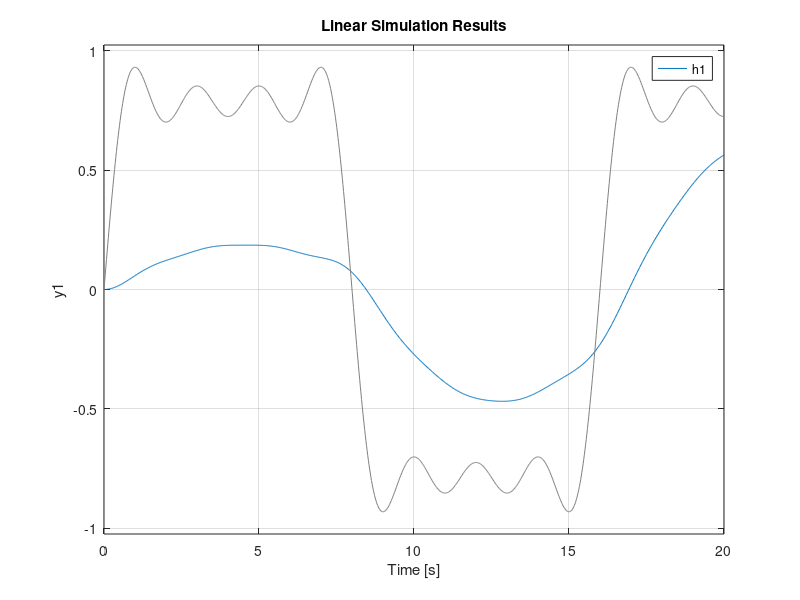
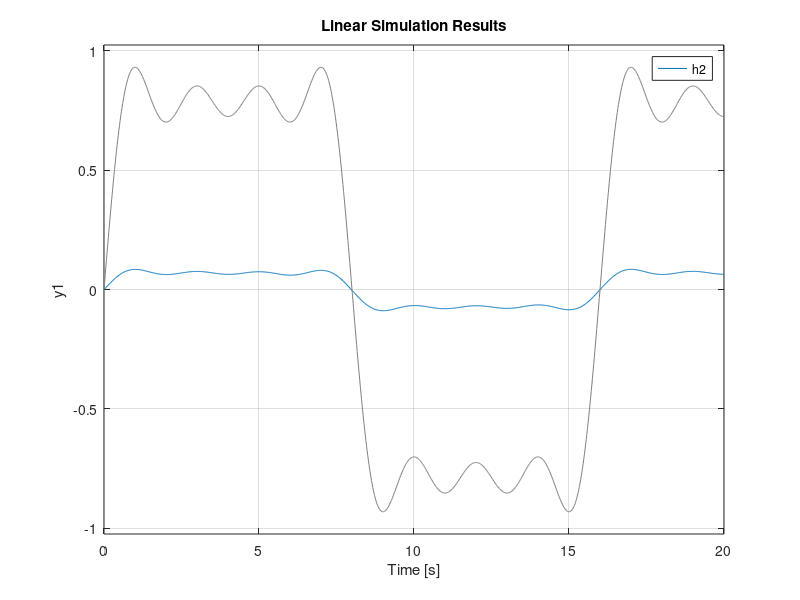
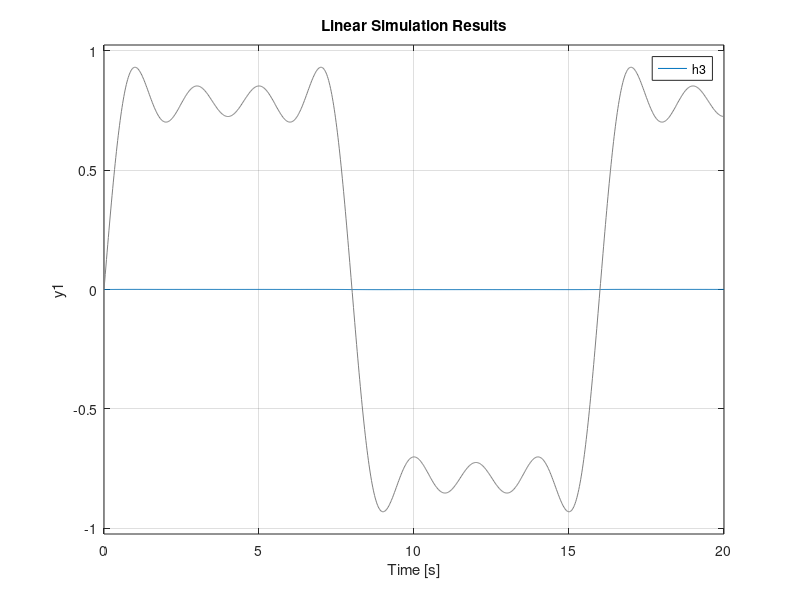
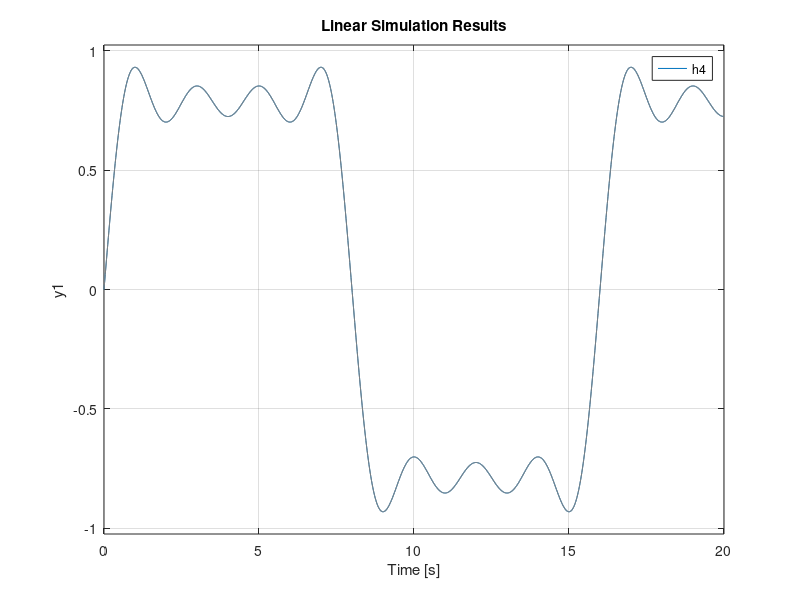

Source code (MATLAB) for these figures, in order:
clear all;
close all;

t = linspace(0, 20,1000);
u = sin((pi/8)*t) + (sin((3*pi/8)*t)/3) + (sin((5*pi/8)*t)/5) + (sin((7*pi/8)*t)/7);

figure;
h1 = tf([0 100 0], [1000 110 110]);
lsim(h1,u,t)

figure;
h2 = tf([0 10 0], [1 110 1]);
lsim(h2,u,t)

figure;
h3 = tf([1 0 0], [2000 110 1]);
lsim(h3,u,t)

figure;
h4 = tf([0 0 1], [0 0 1]);
lsim(h4,u,t)

figure;
h5 = tf([0 0 1], [0 -10 0]);
lsim(h5,u,t)
